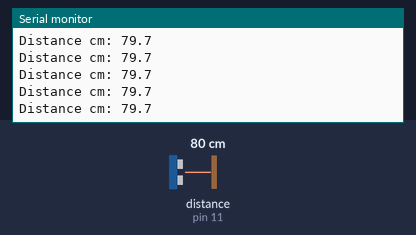
Recording of a sketch running on a simulated Arduino Uno, built with avr-gcc and run on an emulated ATmega328P. On the bench: the last lines printed to the serial monitor. Wiring (inferred from the names in the program): ultrasonic range finder: trigger pin 10; echo pin 11. The test bench sets the inputs (shaded band); at power-on: distance to the obstacle (sensor on pin 11) 80 cm. The echo pulse lasts 58.3 µs per cm.

Above: at 1.2 s.
1.3 s: distance to the obstacle (sensor on pin 11) set to 2 cm
At 1.43 s:
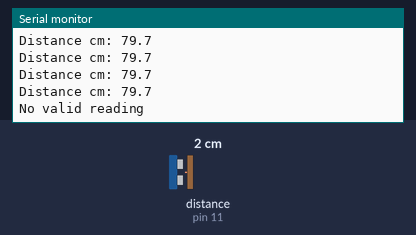
3.2 s: distance to the obstacle (sensor on pin 11) set to 4 cm
At 3.2 s:
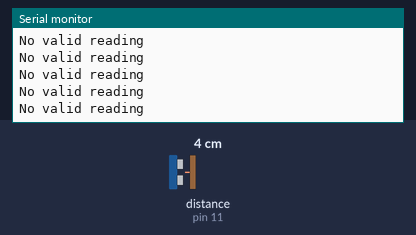
6.2 s: distance to the obstacle (sensor on pin 11) set to 299 cm
At 6.25 s:
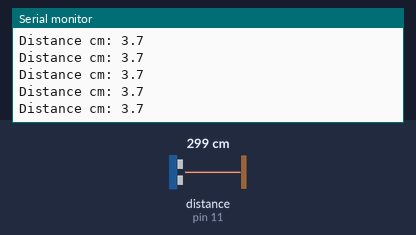
9.2 s: distance to the obstacle (sensor on pin 11) set to 9 cm
At 9.26 s:
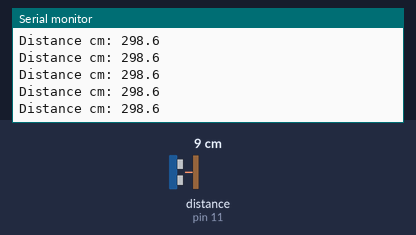
Timing chart, 0 to 12.2 s (numbered marks = the images above; inputs shaded):
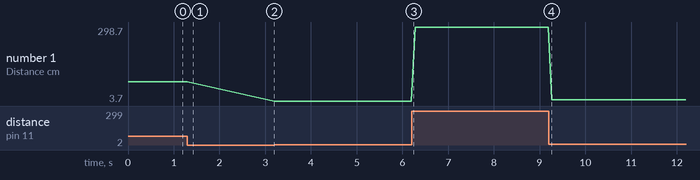

Measured:
- after the input at 1.3 s, the serial monitor: prints a new line after 0.06 s (image 1)
- plotted number 1: 79.7 → 3.7 after the input at 3.2 s, 3.7 → 298.6 after the input at 6.2 s, 298.6 → 8.7 after the input at 9.2 s

The sketch:

Lesson06.ino
```cpp
const byte TRIG_PIN = 10;
const byte ECHO_PIN = 11;

float readDistanceCm() {
  digitalWrite(TRIG_PIN, LOW);
  delayMicroseconds(2);
  digitalWrite(TRIG_PIN, HIGH);
  delayMicroseconds(10);
  digitalWrite(TRIG_PIN, LOW);
  unsigned long durationUs = pulseIn(ECHO_PIN, HIGH, 25000UL);
  if (durationUs == 0) return -1.0;
  float distanceCm = durationUs * 0.0343 / 2.0;
  if (distanceCm < 2.0 || distanceCm > 400.0) return -1.0;
  return distanceCm;
}

void setup() {
  pinMode(TRIG_PIN, OUTPUT);
  pinMode(ECHO_PIN, INPUT);
  Serial.begin(9600);
}

void loop() {
  float distanceCm = readDistanceCm();
  if (distanceCm < 0) {
    Serial.println("No valid reading");
  } else {
    Serial.print("Distance cm: ");
    Serial.println(distanceCm, 1);
  }
  delay(70);
}
```
